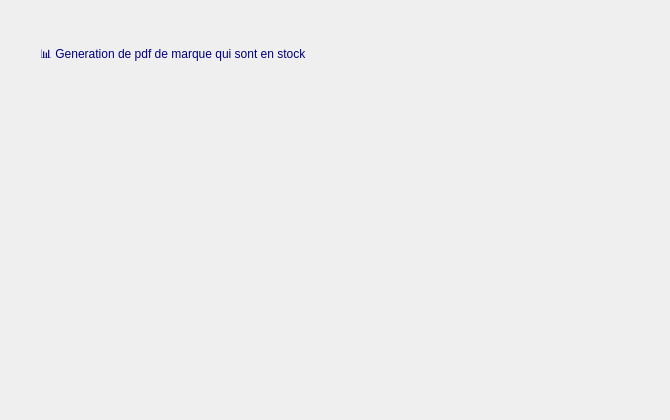
    <widget class="QWidget" name="tab_4">
     <attribute name="title">
      <string>Statistique</string>
     </attribute>
     <widget class="QLabel" name="label_3">
      <property name="geometry">
       <rect>
        <x>0</x>
        <y>0</y>
        <width>661</width>
        <height>411</height>
       </rect>
      </property>
      <property name="text">
       <string/>
      </property>
      <property name="pixmap">
       <pixmap>:/img/img/Capture d’écran 2025-10-05 223411.png</pixmap>
      </property>
      <property name="scaledContents">
       <bool>true</bool>
      </property>
     </widget>
     <widget class="QLabel" name="label_26">
      <property name="geometry">
       <rect>
        <x>40</x>
        <y>40</y>
        <width>381</width>
        <height>31</height>
       </rect>
      </property>
      <property name="styleSheet">
       <string notr="true">font: 700 14pt &quot;Segoe UI&quot;;
color: rgb(0, 0, 127);
</string>
      </property>
      <property name="text">
       <string>📊 Generation de pdf de marque qui sont en stock</string>
      </property>
     </widget>
     <widget class="QLabel" name="label_28">
      <property name="geometry">
       <rect>
        <x>520</x>
        <y>0</y>
        <width>121</width>
        <height>71</height>
       </rect>
      </property>
      <property name="text">
       <string/>
      </property>
      <property name="pixmap">
       <pixmap>:/img/img/logo.png</pixmap>
      </property>
      <property name="scaledContents">
       <bool>true</bool>
      </property>
     </widget>
     <widget class="QLabel" name="label_30">
      <property name="geometry">
       <rect>
        <x>90</x>
        <y>90</y>
        <width>431</width>
        <height>221</height>
       </rect>
      </property>
      <property name="acceptDrops">
       <bool>false</bool>
      </property>
      <property name="autoFillBackground">
       <bool>false</bool>
      </property>
      <property name="text">
       <string/>
      </property>
      <property name="pixmap">
       <pixmap>img/Répartition des formes de lunettes[1].png</pixmap>
      </property>
      <property name="scaledContents">
       <bool>true</bool>
      </property>
     </widget>
    </widget>
